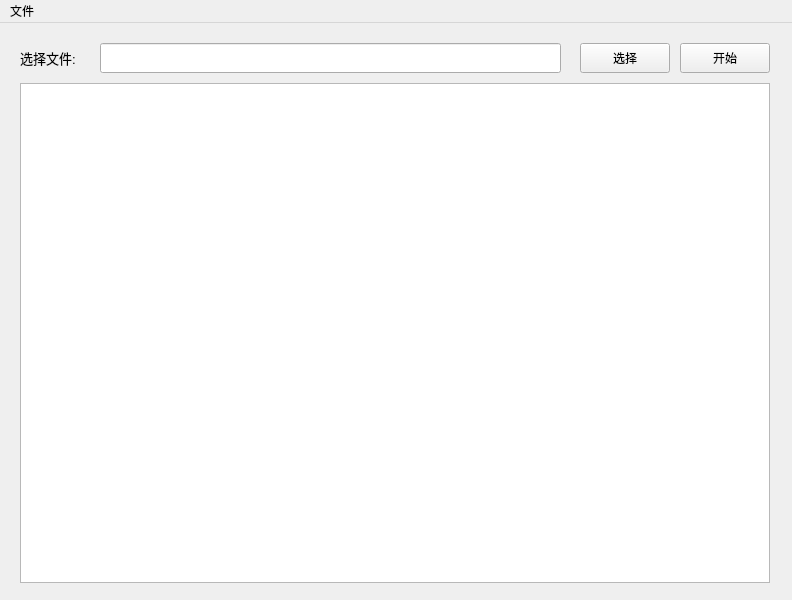
<?xml version="1.0" encoding="UTF-8"?>
<ui version="4.0">
 <class>poseidon</class>
 <widget class="QMainWindow" name="poseidon">
  <property name="windowModality">
   <enum>Qt::WindowModal</enum>
  </property>
  <property name="geometry">
   <rect>
    <x>0</x>
    <y>0</y>
    <width>792</width>
    <height>600</height>
   </rect>
  </property>
  <property name="windowTitle">
   <string>poseidon</string>
  </property>
  <widget class="QWidget" name="centralwidget">
   <widget class="QLabel" name="lab_choose_file">
    <property name="geometry">
     <rect>
      <x>20</x>
      <y>20</y>
      <width>70</width>
      <height>30</height>
     </rect>
    </property>
    <property name="font">
     <font>
      <pointsize>10</pointsize>
     </font>
    </property>
    <property name="text">
     <string>选择文件:</string>
    </property>
   </widget>
   <widget class="QLineEdit" name="edit_choose_file">
    <property name="geometry">
     <rect>
      <x>100</x>
      <y>20</y>
      <width>461</width>
      <height>30</height>
     </rect>
    </property>
    <property name="readOnly">
     <bool>true</bool>
    </property>
   </widget>
   <widget class="QPushButton" name="btn_choose_file">
    <property name="geometry">
     <rect>
      <x>580</x>
      <y>20</y>
      <width>90</width>
      <height>30</height>
     </rect>
    </property>
    <property name="text">
     <string>选择</string>
    </property>
   </widget>
   <widget class="QPushButton" name="btn_start">
    <property name="geometry">
     <rect>
      <x>680</x>
      <y>20</y>
      <width>90</width>
      <height>30</height>
     </rect>
    </property>
    <property name="text">
     <string>开始</string>
    </property>
   </widget>
   <widget class="QTextEdit" name="edit_output">
    <property name="geometry">
     <rect>
      <x>20</x>
      <y>60</y>
      <width>750</width>
      <height>500</height>
     </rect>
    </property>
    <property name="readOnly">
     <bool>true</bool>
    </property>
   </widget>
  </widget>
  <widget class="QMenuBar" name="menuBar">
   <property name="geometry">
    <rect>
     <x>0</x>
     <y>0</y>
     <width>792</width>
     <height>26</height>
    </rect>
   </property>
   <widget class="QMenu" name="menu">
    <property name="title">
     <string>文件</string>
    </property>
    <addaction name="action_shezhi"/>
    <addaction name="action_tuichu"/>
   </widget>
   <addaction name="menu"/>
  </widget>
  <action name="action_tuichu">
   <property name="text">
    <string>退出</string>
   </property>
  </action>
  <action name="action_shezhi">
   <property name="text">
    <string>设置</string>
   </property>
  </action>
 </widget>
 <resources/>
 <connections/>
</ui>
